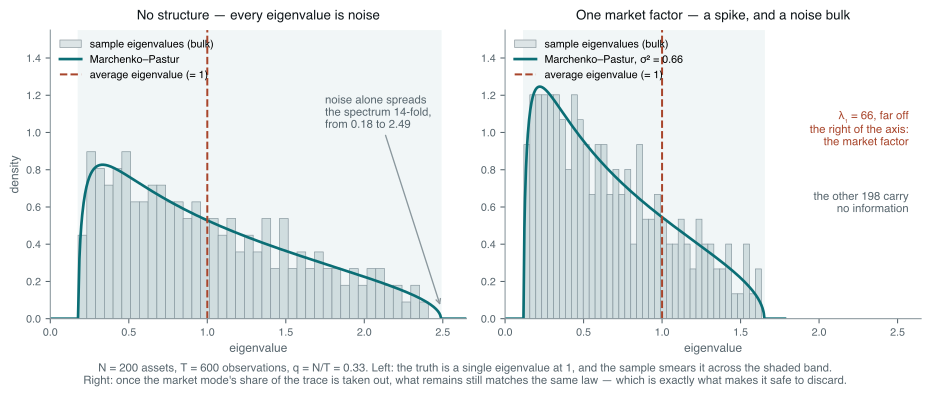

Source code (Python):
# Sample eigenvalue spectra against the Marchenko-Pastur law, for returns with
# no structure at all (left) and with a single market factor (right). The point
# of the pair: the bulk is noise whose shape is known in advance, and only the
# eigenvalues outside the bulk carry information.
#
# Run standalone:  uv run --no-project --with matplotlib,numpy python <path>

import os

os.environ.setdefault("SOURCE_DATE_EPOCH", "1735689600")

import matplotlib

matplotlib.use("Agg")
matplotlib.rcParams["svg.fonttype"] = "path"
matplotlib.rcParams["svg.hashsalt"] = "pc_mp_spectrum"
matplotlib.rcParams["font.family"] = ["Helvetica", "Arial", "DejaVu Sans"]

from pathlib import Path

import matplotlib.pyplot as plt
import numpy as np

INK = "#10171B"
MUTED = "#58666E"
TEAL = "#0B6E75"
RUST = "#A8452B"
GREY = "#8A979D"
FAINT = "#DCE4E6"

N = 200
T = 600
Q = N / T


def mp_support(q: float, var: float = 1.0) -> tuple[float, float]:
    return var * (1 - np.sqrt(q)) ** 2, var * (1 + np.sqrt(q)) ** 2


def mp_density(x: np.ndarray, q: float, var: float = 1.0) -> np.ndarray:
    """Marchenko-Pastur density for noise of variance `var` at aspect ratio q."""
    lo, hi = mp_support(q, var)
    out = np.zeros_like(x)
    inside = (x > lo) & (x < hi)
    out[inside] = np.sqrt((hi - x[inside]) * (x[inside] - lo)) / (2 * np.pi * q * var * x[inside])
    return out


def correlation_eigenvalues(returns: np.ndarray) -> np.ndarray:
    c = np.corrcoef(returns, rowvar=False)
    return np.sort(np.linalg.eigvalsh(c))[::-1]


def main() -> None:
    rng = np.random.default_rng(20260907)

    pure = rng.standard_normal((T, N))

    # One market factor loading on every name, plus idiosyncratic noise. The
    # factor explains ~30% of the average name's variance.
    beta = rng.uniform(0.5, 0.9, N)
    factor = rng.standard_normal((T, 1))
    structured = factor @ beta[None, :] + rng.standard_normal((T, N))

    fig, axes = plt.subplots(1, 2, figsize=(9.8, 3.9))

    panels = (
        (axes[0], pure, 1.0, "No structure — every eigenvalue is noise"),
        (axes[1], structured, None, "One market factor — a spike, and a noise bulk"),
    )

    for ax, data, fixed_var, title in panels:
        ev = correlation_eigenvalues(data)

        # Laloux-style fit: the market mode absorbs part of the trace, so the
        # residual noise has variance below 1 and its bulk shrinks to match.
        if fixed_var is not None:
            var = fixed_var
            outliers = np.array([])
        else:
            var = 1.0
            for _ in range(8):
                _, edge = mp_support(Q, var)
                outliers = ev[ev > edge]
                var = (N - outliers.sum()) / N
            _, edge = mp_support(Q, var)
            outliers = ev[ev > edge]

        lo, hi = mp_support(Q, var)
        grid = np.linspace(1e-4, hi * 1.08, 900)
        bulk = ev[ev <= hi]

        ax.hist(
            bulk,
            bins=40,
            density=True,
            color=FAINT,
            edgecolor=GREY,
            linewidth=0.5,
            label="sample eigenvalues (bulk)",
        )
        ax.plot(
            grid,
            mp_density(grid, Q, var),
            color=TEAL,
            lw=2.0,
            label="Marchenko–Pastur" + ("" if fixed_var is not None else f", σ² = {var:.2f}"),
        )
        ax.axvline(1.0, color=RUST, lw=1.5, ls="--", label="average eigenvalue (= 1)")
        ax.axvspan(lo, hi, color=TEAL, alpha=0.06)

        ax.set_title(title, fontsize=10, color=INK, pad=8)
        ax.set_xlabel("eigenvalue", fontsize=9, color=MUTED)
        ax.set_xlim(0, 2.65)
        ax.set_ylim(0, 1.55)
        ax.tick_params(labelsize=8, colors=MUTED)
        for side in ("top", "right"):
            ax.spines[side].set_visible(False)
        for side in ("left", "bottom"):
            ax.spines[side].set_color(GREY)

        if len(outliers):
            ax.text(
                0.97,
                0.72,
                f"λ₁ = {outliers[0]:.0f}, far off\nthe right of the axis:\nthe market factor",
                transform=ax.transAxes,
                fontsize=8.5,
                color=RUST,
                ha="right",
                va="top",
            )
            ax.text(
                0.97,
                0.44,
                f"the other {len(bulk)} carry\nno information",
                transform=ax.transAxes,
                fontsize=8.5,
                color=MUTED,
                ha="right",
                va="top",
            )
        else:
            ax.annotate(
                f"noise alone spreads\nthe spectrum {hi / lo:.0f}-fold,\nfrom {lo:.2f} to {hi:.2f}",
                xy=(hi, 0.06),
                xytext=(1.75, 1.20),
                fontsize=8.5,
                color=MUTED,
                ha="left",
                va="top",
                arrowprops=dict(arrowstyle="->", color=GREY, lw=1.0),
            )

        ax.legend(fontsize=8, frameon=False, loc="upper left")

    axes[0].set_ylabel("density", fontsize=9, color=MUTED)

    fig.text(
        0.5,
        -0.04,
        f"N = {N} assets, T = {T} observations, q = N/T = {Q:.2f}. Left: the truth is a single "
        f"eigenvalue at 1, and the sample smears it across the shaded band.\nRight: once the market "
        f"mode's share of the trace is taken out, what remains still matches the same law — which is "
        f"exactly what makes it safe to discard.",
        ha="center",
        fontsize=8.5,
        color=MUTED,
    )

    fig.tight_layout()
    out = Path(__file__).with_suffix("")
    for ext in ("pdf", "svg"):
        fig.savefig(f"{out}.{ext}", transparent=True, bbox_inches="tight")

    lo1, hi1 = mp_support(Q, 1.0)
    print(f"q = {Q:.4f}, MP support (var=1) = [{lo1:.4f}, {hi1:.4f}], ratio = {hi1 / lo1:.2f}")
    ev_pure = correlation_eigenvalues(pure)
    print(f"pure noise: lambda_max = {ev_pure[0]:.3f}, lambda_min = {ev_pure[-1]:.4f}")
    print(f"  condition number = {ev_pure[0] / ev_pure[-1]:.1f}")
    ev_struct = correlation_eigenvalues(structured)
    print(f"one factor: lambda_1 = {ev_struct[0]:.2f}, lambda_2 = {ev_struct[1]:.3f}")


main()
